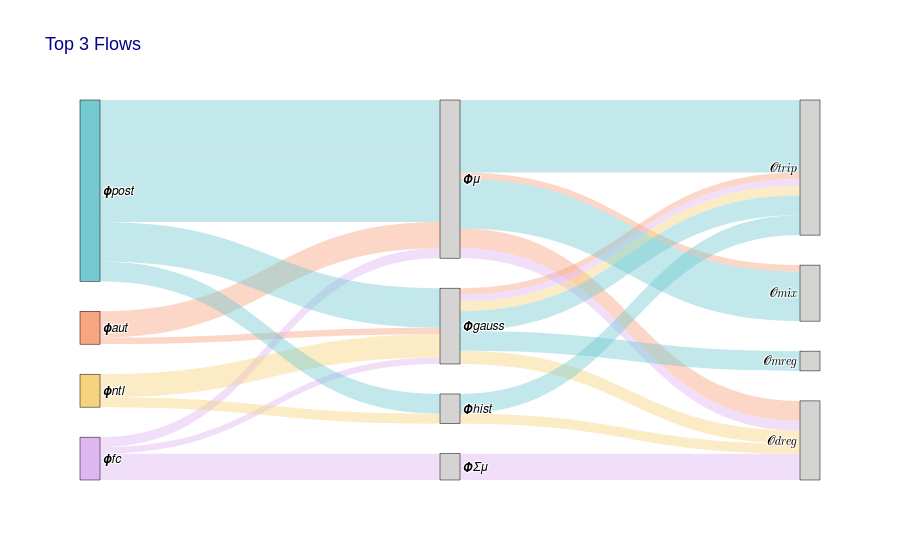

Notebook code for this chart:
### Code cell
phis = df['phi'].unique()

phi_colors = {'𝝓𝑎𝑢𝑡': 'rgb(248, 156, 116)', #red
            '𝝓𝑛𝑡𝑙':  'rgb(246, 207, 113)', #yellow
            '𝝓𝑝𝑜𝑠𝑡': 'rgb(102, 197, 204)', #blue
            '𝝓𝑓𝑐': 'rgb(220, 176, 242)'} #purple

all_labels = pd.concat([df['phi'], df['Phi'], df['Loss']]).unique()
label_indices = {label: idx for idx, label in enumerate(all_labels)}

node_colors = [phi_colors.get(label, 'rgb(209, 208, 207)') for label in all_labels] 

node_color_map = {label: node_colors[i % len(node_colors)] for i, label in enumerate(all_labels)}

def rgb_to_rgba(color, alpha):
    if isinstance(color, str): 
        rgb_values = color[color.find('(')+1:color.find(')')].split(',')
        r, g, b = int(rgb_values[0]), int(rgb_values[1]), int(rgb_values[2])
    else: 
        r, g, b = color
    return f'rgba({r}, {g}, {b}, {alpha})'

node_rgba_colors = [rgb_to_rgba(node_color_map[label], 0.9) for label in all_labels]

sources = []
targets = []
values = []
link_colors = []
link_opacity = 0.4 #transparency

for _, row in df.iterrows():
    phi_color = node_color_map[row['phi']]
    
    rgba_color = rgb_to_rgba(phi_color, link_opacity)
    
    # phi -> Phi link
    sources.append(label_indices[row['phi']])
    targets.append(label_indices[row['Phi']])
    values.append(row['Score'])
    link_colors.append(rgba_color)  
    
    # Phi -> Loss link
    sources.append(label_indices[row['Phi']])
    targets.append(label_indices[row['Loss']])
    values.append(row['Score'])
    link_colors.append(rgba_color)  

sankey = go.Sankey(
    node=dict(
        pad=30,
        thickness=20,
        line=dict(color="black", width=0.5),
        label=list(all_labels),
        color=node_rgba_colors,  
        hovertemplate="%{label}<extra></extra>"
    ),
    link=dict(
        source=sources,
        target=targets,
        value=values,
        color=link_colors,  
        hovertemplate="Flow: %{value}<extra></extra>"
    )
)

layout = go.Layout(
    title_text=f"Top {n} Flows",
    font_size=12,
    font_color="black",
    title_font_color="darkblue",
    title_font_size=18,
    font_family="Arial",
    showlegend=False,
    plot_bgcolor="rgba(0,0,0,0)",  
    paper_bgcolor="white",  
)

fig = go.Figure(data=[sankey], layout=layout)

fig.update_xaxes(visible=False)
fig.update_yaxes(visible=False)

fig.show()
fig.write_image(f"./sankey_diagrams/sankey_diag_top{n}_AE_def.pdf")

### Figure 1 — Plotly figure (JSON) as saved in the notebook; plotly's stock layout.template omitted (floating-point values rounded to 4 significant figures)
{"data": [{"link": {"color": ["rgba(248, 156, 116, 0.4)", "rgba(248, 156, 116, 0.4)", "rgba(248, 156, 116, 0.4)", "rgba(248, 156, 116, 0.4)", "rgba(248, 156, 116, 0.4)", "rgba(248, 156, 116, 0.4)", "rgba(220, 176, 242, 0.4)", "rgba(220, 176, 242, 0.4)", "rgba(220, 176, 242, 0.4)", "rgba(220, 176, 242, 0.4)", "rgba(220, 176, 242, 0.4)", "rgba(220, 176, 242, 0.4)", "rgba(246, 207, 113, 0.4)", "rgba(246, 207, 113, 0.4)", "rgba(246, 207, 113, 0.4)", "rgba(246, 207, 113, 0.4)", "rgba(246, 207, 113, 0.4)", "rgba(246, 207, 113, 0.4)", "rgba(102, 197, 204, 0.4)", "rgba(102, 197, 204, 0.4)", "rgba(102, 197, 204, 0.4)", "rgba(102, 197, 204, 0.4)", "rgba(102, 197, 204, 0.4)", "rgba(102, 197, 204, 0.4)", "rgba(102, 197, 204, 0.4)", "rgba(102, 197, 204, 0.4)", "rgba(102, 197, 204, 0.4)", "rgba(102, 197, 204, 0.4)"], "hovertemplate": "Flow: %{value}<extra></extra>", "source": [0, 4, 0, 5, 0, 5, 1, 4, 1, 6, 1, 5, 2, 4, 2, 4, 2, 7, 3, 4, 3, 4, 3, 7, 3, 5, 3, 5], "target": [4, 8, 5, 9, 5, 10, 4, 8, 6, 9, 5, 9, 4, 9, 4, 8, 7, 9, 4, 11, 4, 8, 7, 8, 5, 10, 5, 8], "value": [33.33, 33.33, 100, 100, 33.33, 33.33, 33.33, 33.33, 133.3, 133.3, 50, 50, 66.67, 66.67, 50, 50, 50, 50, 100, 100, 100, 100, 100, 100, 250, 250, 366.7, 366.7]}, "node": {"color": ["rgba(248, 156, 116, 0.9)", "rgba(220, 176, 242, 0.9)", "rgba(246, 207, 113, 0.9)", "rgba(102, 197, 204, 0.9)", "rgba(209, 208, 207, 0.9)", "rgba(209, 208, 207, 0.9)", "rgba(209, 208, 207, 0.9)", "rgba(209, 208, 207, 0.9)", "rgba(209, 208, 207, 0.9)", "rgba(209, 208, 207, 0.9)", "rgba(209, 208, 207, 0.9)", "rgba(209, 208, 207, 0.9)"], "hovertemplate": "%{label}<extra></extra>", "label": ["𝝓𝑎𝑢𝑡", "𝝓𝑓𝑐", "𝝓𝑛𝑡𝑙", "𝝓𝑝𝑜𝑠𝑡", "𝜱𝑔𝑎𝑢𝑠𝑠", "𝜱𝜇", "𝜱𝛴𝜇", "𝜱ℎ𝑖𝑠𝑡", "𝓞𝑡𝑟𝑖𝑝", "𝓞𝑑𝑟𝑒𝑔", "𝓞𝑚𝑖𝑥", "𝓞𝑚𝑟𝑒𝑔"], "line": {"color": "black", "width": 0.5}, "pad": 30, "thickness": 20}, "type": "sankey"}], "layout": {"font": {"color": "black", "family": "Arial", "size": 12}, "paper_bgcolor": "white", "plot_bgcolor": "rgba(0,0,0,0)", "showlegend": false, "title": {"font": {"color": "darkblue", "size": 18}, "text": "Top 3 Flows"}, "xaxis": {"visible": false}, "yaxis": {"visible": false}}}
